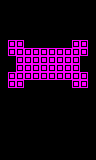

Tiled map render using the project's own tile images. Description and the map definition, with tile-layer contents summarised, below:
An orthogonal 12x20 tile map with 8x8 px tiles, 1 tile layer (main) and 2 objects (2x enemyWorm).

<map version="1.0" orientation="orthogonal" renderorder="right-down" width="12" height="20" tilewidth="8" tileheight="8" nextobjectid="79">
 <properties>
  <property name="type" value="open" />
 </properties>
 <tileset firstgid="1" name="tiles" tilewidth="8" tileheight="8" tilecount="24" columns="6">
  <image source="../../../images/tiles.png" width="48" height="32" />
  <tile id="1">
   <properties>
    <property name="type" value="open" />
   </properties>
  </tile>
 </tileset>
 <layer name="main" width="12" height="20">
  <data>[240 cells, 44 non-empty, 1 distinct tile ids]</data>
 </layer>
 <objectgroup name="objects" />
 <objectgroup name="hazards" />
 <objectgroup name="enemies">
  <object id="77" type="enemyWorm" gid="1073741828" x="43" y="88" width="8" height="8" />
  <object id="78" type="enemyWorm" gid="4" x="44" y="48" width="8" height="8" />
 </objectgroup>
</map>
